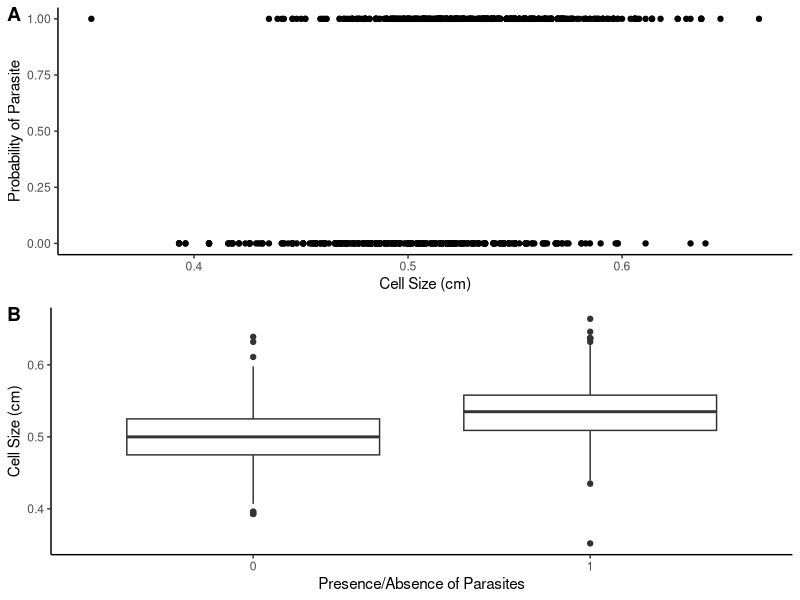
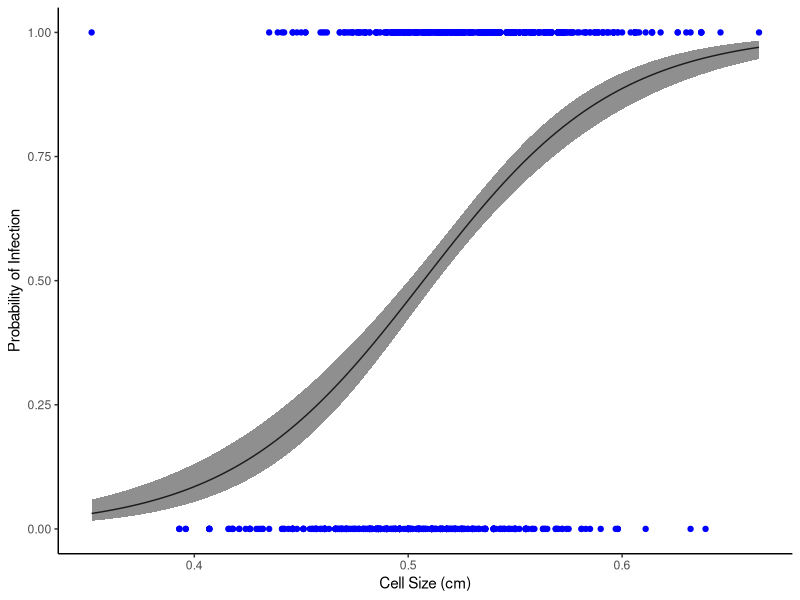

Write the R code that produced these figures, in order.
############# Explore data #############

# load and check data structure
require(ggplot2)
require(ggpubr)

worker <- read.csv("../data/workerbees.csv", stringsAsFactors = TRUE)
str(worker)

# plot the data
scatterplot <- ggplot(worker, aes(x = CellSize, y = Parasites))+
    geom_point()+
    labs(x = "Cell Size (cm)", y = "Probability of Parasite")+
    theme_classic()

boxplot <- ggplot(worker, aes(x = factor(Parasites), y = CellSize))+
    geom_boxplot()+
    labs(x = "Presence/Absence of Parasites", y = "Cell Size (cm)")+
    theme_classic()

ggarrange(scatterplot, boxplot, labels = c("A", "B"), ncol = 1, nrow = 2)


############# Fitting the model #############

M1 <- glm(Parasites ~ CellSize, data = worker, family = "binomial")
summary(M1)


############# Plotting the model #############

range(worker$CellSize)

## Predictions
new_data <- data.frame(CellSize = seq(from = 0.352, to = 0.664, length = 100))
predictions <- predict(M1, newdata = new_data, type = "link", se.fit = TRUE)
# the type="link" predicted the fit and se on the log-linear scale.
new_data$pred <- predictions$fit
new_data$se <- predictions$se.fit
new_data$upperCI <- new_data$pred + (new_data$se * 1.96)
new_data$lowerCI <- new_data$pred - (new_data$se * 1.96)

## Plotting
ggplot(new_data, aes(x = CellSize, y = plogis(pred)))+
    geom_line(col = "black")+
    geom_point(worker, mapping = aes(x = CellSize, y = Parasites),
col = "blue")+
    geom_ribbon(aes(ymin = plogis(lowerCI), ymax = plogis(upperCI),
alpha = 0.2), show.legend = FALSE)+
    labs(y = "Probability of Infection", x = "Cell Size (cm)")+
    theme_classic()

# Pseudo R^2 = 1 - (1104.9/1259.6) = 0.12
